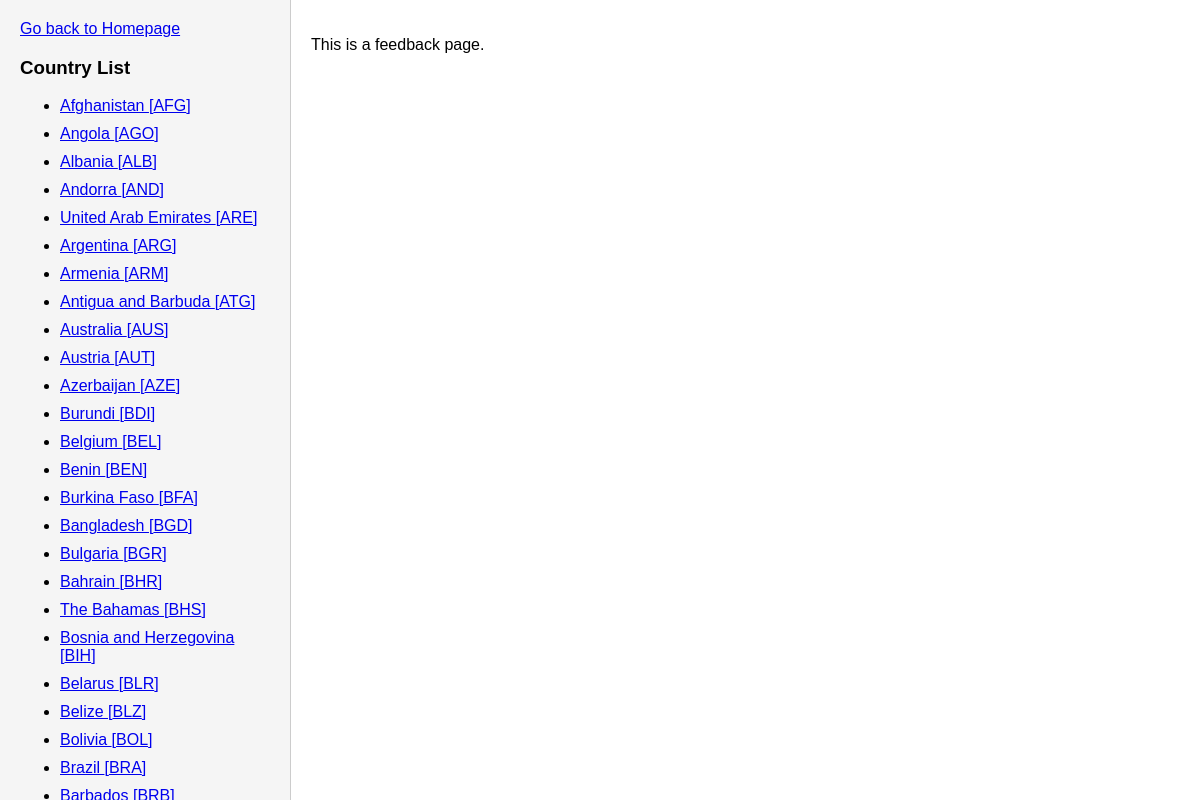
Page /co2/feedback on the committed database.
### visual_emission/models.py (models this page shows)
class Country(models.Model):
    country_name = models.CharField(max_length=100, unique=True)
    country_code = models.CharField(max_length=10, unique=True)
    region = models.CharField(max_length=100, null=True)
    income_group = models.CharField(max_length=50, null=True)
    is_country = models.BooleanField(default=True)

### visual_emission/views.py (the view)
# urls.py: path('feedback', views.feedback, name='feedback'),
def feedback(request):
    countries = Country.objects.filter(is_country=True)
    groups = Country.objects.filter(is_country=False)
    context = {
        'countries': countries,
        'groups': groups,
    }
    return render(request, 'feedback.html', context=context)

### visual_emission/templates/feedback.html (shortened to what this page needs)
{% extends 'main.html' %}
{% block content %}
    <p>This is a feedback page.</p>
{% endblock %}

### visual_emission/templates/country_list.html (shortened to what this page needs)
<a href="{% url 'co2:homepage' %}">Go back to Homepage</a>
<h3>Country List</h3>
<ul>
    {% for country in countries %}
        <li class="list_item">
            <a href="{% url 'co2:country_detail' country.id %}">
                {{ country.country_name }} [{{country.country_code}}]
            </a>
        </li>
    {% endfor %}
</ul>

### visual_emission/templates/main.html (style rules this page uses)
body { margin: 0; font-family: sans-serif; }
.list_item { margin-bottom: 10px; }

### rows in the picture
Country: country_name "Afghanistan", country_code "AFG"
Country: country_name "Angola", country_code "AGO"
Country: country_name "Albania", country_code "ALB"
Country: country_name "Andorra", country_code "AND"
Country: country_name "United Arab Emirates", country_code "ARE"
Country: country_name "Argentina", country_code "ARG"
Country: country_name "Armenia", country_code "ARM"
Country: country_name "Antigua and Barbuda", country_code "ATG"
Country: country_name "Australia", country_code "AUS"
Country: country_name "Austria", country_code "AUT"
Country: country_name "Azerbaijan", country_code "AZE"
Country: country_name "Burundi", country_code "BDI"
Country: country_name "Belgium", country_code "BEL"
Country: country_name "Benin", country_code "BEN"
Country: country_name "Burkina Faso", country_code "BFA"
Country: country_name "Bangladesh", country_code "BGD"
Country: country_name "Bulgaria", country_code "BGR"
Country: country_name "Bahrain", country_code "BHR"
Country: country_name "The Bahamas", country_code "BHS"
Country: country_name "Bosnia and Herzegovina", country_code "BIH"
Country: country_name "Belarus", country_code "BLR"
Country: country_name "Belize", country_code "BLZ"
Country: country_name "Bolivia", country_code "BOL"
Country: country_name "Brazil", country_code "BRA"
